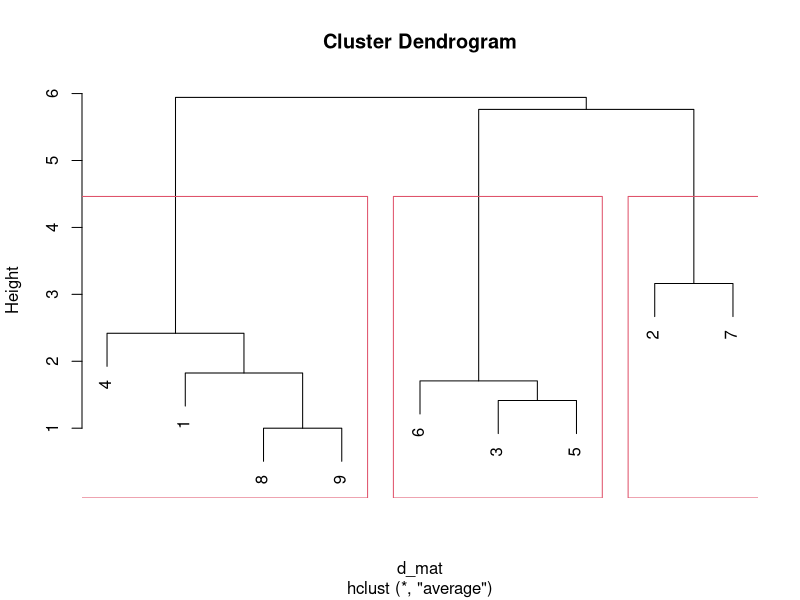

This chart was generated by the following R code:
library(dplyr)
library(ggplot2)
data <- data.frame(
  x=c(2,2,8,5,7,6,1,4,3),
  y=c(10,5,4,8,5,4,2,9,9)
)

d_mat <- dist(data,method = "euclidean")
d_mat
model <- hclust(d_mat,method = "average")
summary(model)
plot(model)
rect.hclust(model,k=3)
fit <- cutree(model,k=3)
print(fit)
